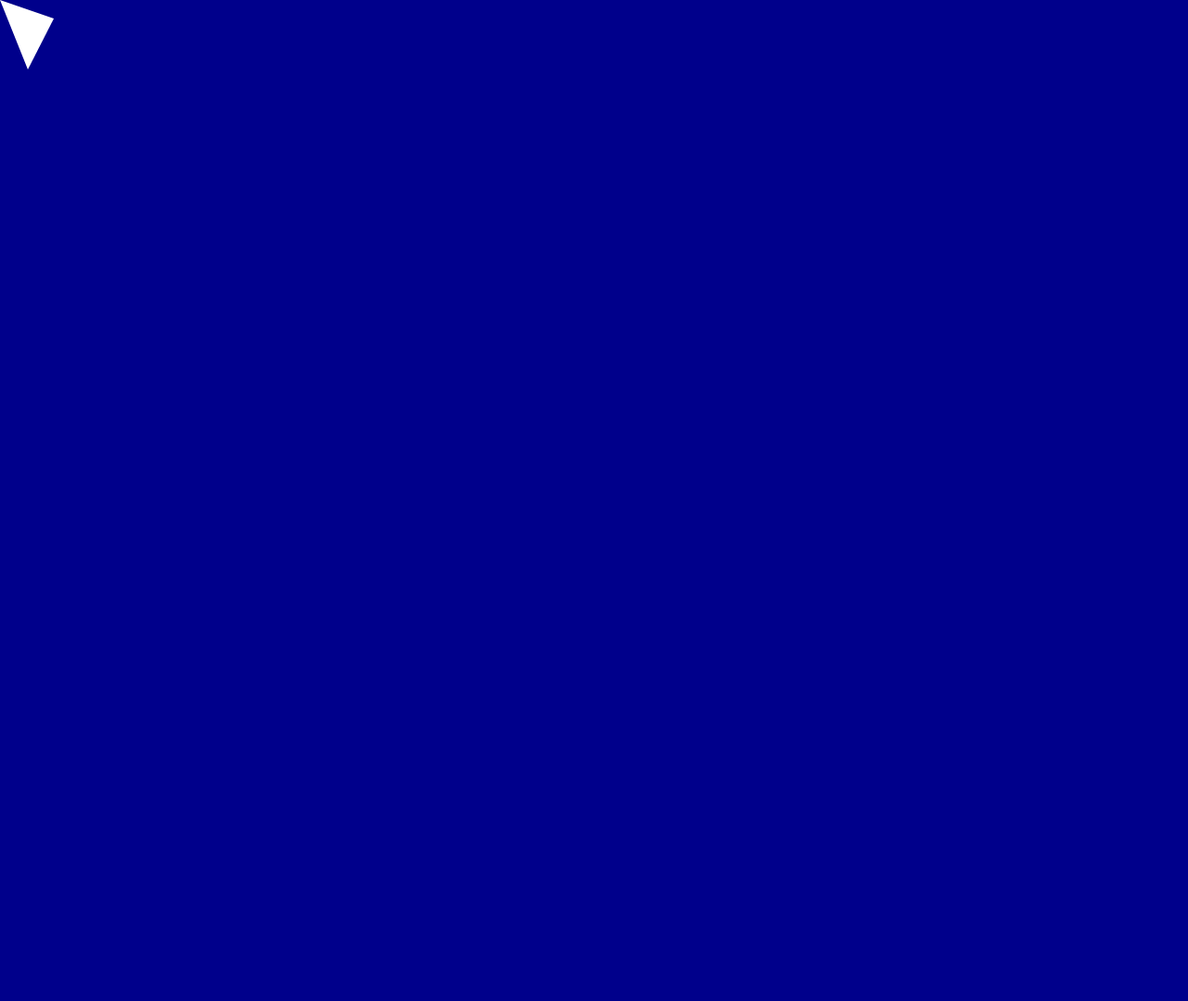
Frame 1 (no input)
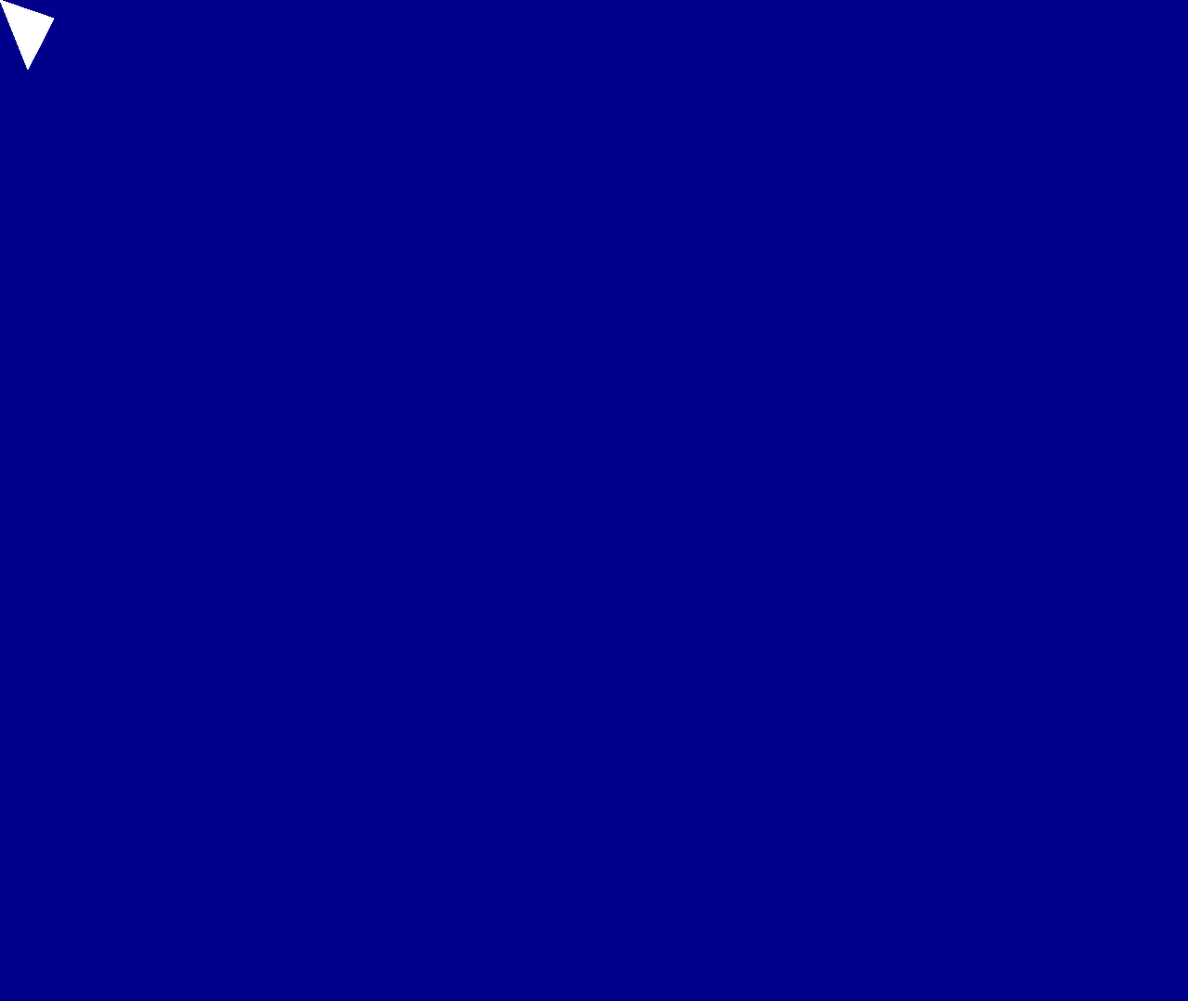
Frame 60 (no input)
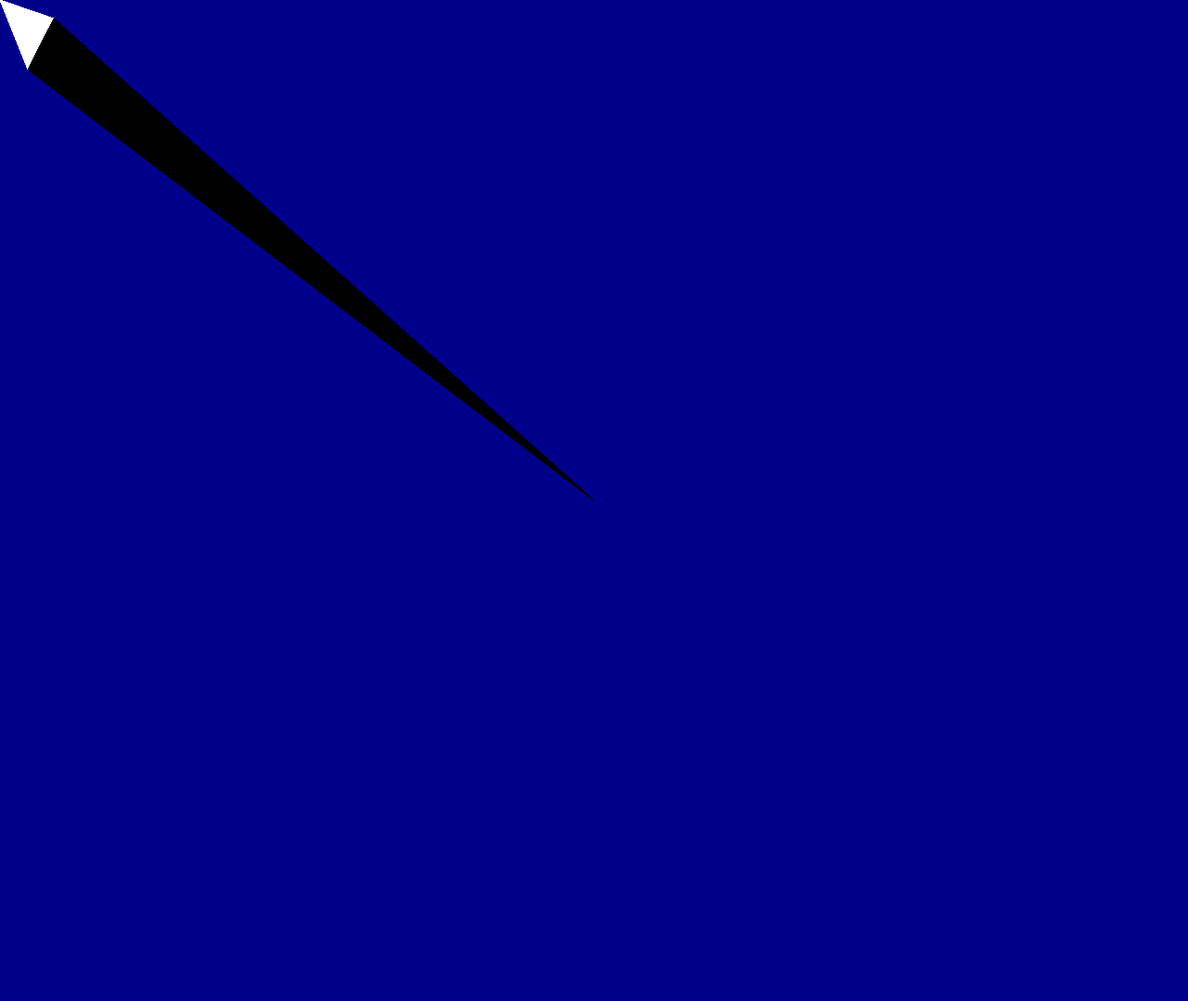
Frame 120 (the mouse pressed at the canvas centre since frame 60)

The p5.js sketch that drew these frames (run headless with seeded random() and noise() and a simulated clock; from frame 60 on, the mouse is pressed at the canvas centre):

// p5.js sketch
// ── sketch.js
function setup() {
  createCanvas(1280, 1080);
  background('darkblue');
  noStroke();
}

function draw() {
  if (mouseIsPressed) {
    fill(0);
  } else {
    fill(255);
  }
  triangle(mouseX, mouseY, 30, 75, 58, 20, 86, 75);
}

// ── styles.css
body {

  background-color: darkblue;
  color: white;

}

h1 {font-family: BlinkMacSystemFont, -apple-system, "Segoe UI", "Roboto", "Oxygen", "Ubuntu", "Cantarell", "Fira Sans", "Droid Sans", "Helvetica Neue", "Helvetica", "Arial", sans-serif;}
